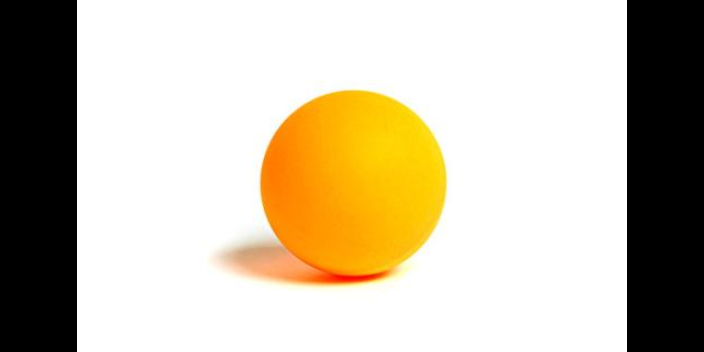
//> input picture c3-prepared/preparation2/pp3.jpg, 704 x 352 px
$ ./preparation2   (built with g++ and OpenCV 4)
//> lines starting //> are read from the running program, lines starting //| are printed output that depends on the picture
/*
*本文件主要是裁剪和合成的图像的操作
*/

#include <opencv2/opencv.hpp>
#include <iostream>

using namespace cv;

int main(int argc, char *argv[], char **env)
{
    Mat pic1 = imread("pp3.jpg", IMREAD_COLOR);
//> pic1 is the input picture: 352 rows x 704 cols, CV_8UC3; mean B, G, R 168.9, 189, 198.7
    Mat pic2 = imread("pp2.webp", IMREAD_COLOR);
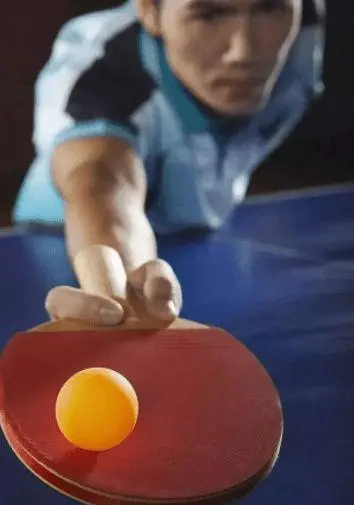
//> input picture c3-prepared/preparation2/pp2.webp, 354 x 505 px
//> pic2 is the input picture: 505 rows x 354 cols, CV_8UC3; mean B, G, R 80.9, 75.3, 92.2

    Mat imageROI;
    imageROI = pic2(Rect(0, 0, pic1.cols - 500, pic1.rows));
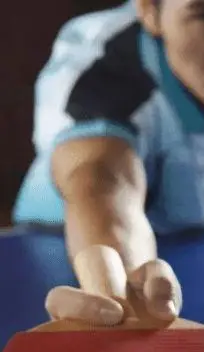
//> imageROI: 352 rows x 204 cols, CV_8UC3; mean B, G, R 104.1, 100.3, 106.1
    pic1 = pic1(Range(0, pic1.rows), Range(0, pic1.cols - 500));
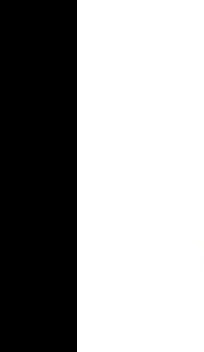
//> pic1: 352 rows x 204 cols, CV_8UC3; mean B, G, R 158.7, 158.7, 158.7
    //(x,y,w,h)

    //也可以
    //imageROI = pic2(Range(0, pic1.rows ), Range(0, pic1.cols - 500));
    //(y,h)(x,w)

    addWeighted(imageROI, 0.5, pic1, 0.3, 0., imageROI);
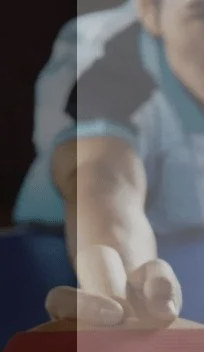
//> imageROI: 352 rows x 204 cols, CV_8UC3; mean B, G, R 99.7, 97.8, 100.7
    //将两张图片混合，前四个参数是第一个张图，权重，第二张图，权重
    //第五个参数是gamma，代表图一二做和后添加的权值，不要太大
    //最后一个参数是输出

    imshow("roi", imageROI);
    waitKey(-1);
    destroyAllWindows();

    system("pause");
}
